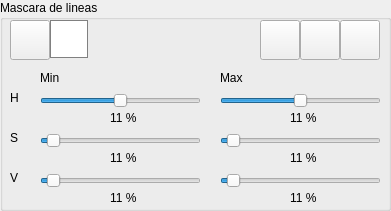
   <widget class="QGroupBox" name="ml_group">
    <property name="geometry">
     <rect>
      <x>10</x>
      <y>130</y>
      <width>391</width>
      <height>211</height>
     </rect>
    </property>
    <property name="title">
     <string>Mascara de lineas</string>
    </property>
    <widget class="QLabel" name="ml_lbl_color_h_min">
     <property name="geometry">
      <rect>
       <x>110</x>
       <y>110</y>
       <width>31</width>
       <height>16</height>
      </rect>
     </property>
     <property name="text">
      <string>11 %</string>
     </property>
    </widget>
    <widget class="QSlider" name="ml_sld_color_s_min">
     <property name="geometry">
      <rect>
       <x>40</x>
       <y>130</y>
       <width>161</width>
       <height>22</height>
      </rect>
     </property>
     <property name="minimum">
      <number>0</number>
     </property>
     <property name="maximum">
      <number>255</number>
     </property>
     <property name="pageStep">
      <number>1</number>
     </property>
     <property name="sliderPosition">
      <number>11</number>
     </property>
     <property name="tracking">
      <bool>false</bool>
     </property>
     <property name="orientation">
      <enum>Qt::Horizontal</enum>
     </property>
    </widget>
    <widget class="QSlider" name="ml_sld_color_v_min">
     <property name="geometry">
      <rect>
       <x>40</x>
       <y>170</y>
       <width>161</width>
       <height>22</height>
      </rect>
     </property>
     <property name="minimum">
      <number>0</number>
     </property>
     <property name="maximum">
      <number>255</number>
     </property>
     <property name="pageStep">
      <number>1</number>
     </property>
     <property name="sliderPosition">
      <number>11</number>
     </property>
     <property name="tracking">
      <bool>false</bool>
     </property>
     <property name="orientation">
      <enum>Qt::Horizontal</enum>
     </property>
    </widget>
    <widget class="QSlider" name="ml_sld_color_s_max">
     <property name="geometry">
      <rect>
       <x>220</x>
       <y>130</y>
       <width>161</width>
       <height>22</height>
      </rect>
     </property>
     <property name="minimum">
      <number>0</number>
     </property>
     <property name="maximum">
      <number>255</number>
     </property>
     <property name="pageStep">
      <number>1</number>
     </property>
     <property name="sliderPosition">
      <number>11</number>
     </property>
     <property name="tracking">
      <bool>false</bool>
     </property>
     <property name="orientation">
      <enum>Qt::Horizontal</enum>
     </property>
    </widget>
    <widget class="QSlider" name="ml_sld_color_v_max">
     <property name="geometry">
      <rect>
       <x>220</x>
       <y>170</y>
       <width>161</width>
       <height>22</height>
      </rect>
     </property>
     <property name="minimum">
      <number>0</number>
     </property>
     <property name="maximum">
      <number>255</number>
     </property>
     <property name="pageStep">
      <number>1</number>
     </property>
     <property name="sliderPosition">
      <number>11</number>
     </property>
     <property name="tracking">
      <bool>false</bool>
     </property>
     <property name="orientation">
      <enum>Qt::Horizontal</enum>
     </property>
    </widget>
    <widget class="QLabel" name="ml_lbl_color_h_max">
     <property name="geometry">
      <rect>
       <x>290</x>
       <y>110</y>
       <width>31</width>
       <height>16</height>
      </rect>
     </property>
     <property name="text">
      <string>11 %</string>
     </property>
    </widget>
    <widget class="QLabel" name="ml_lbl_color_s_min">
     <property name="geometry">
      <rect>
       <x>110</x>
       <y>150</y>
       <width>31</width>
       <height>16</height>
      </rect>
     </property>
     <property name="text">
      <string>11 %</string>
     </property>
    </widget>
    <widget class="QLabel" name="ml_lbl_s">
     <property name="geometry">
      <rect>
       <x>10</x>
       <y>130</y>
       <width>31</width>
       <height>16</height>
      </rect>
     </property>
     <property name="text">
      <string>S</string>
     </property>
    </widget>
    <widget class="QLabel" name="ml_lbl_v">
     <property name="geometry">
      <rect>
       <x>10</x>
       <y>170</y>
       <width>31</width>
       <height>16</height>
      </rect>
     </property>
     <property name="text">
      <string>V</string>
     </property>
    </widget>
    <widget class="QLabel" name="ml_lbl_h">
     <property name="geometry">
      <rect>
       <x>10</x>
       <y>90</y>
       <width>31</width>
       <height>16</height>
      </rect>
     </property>
     <property name="text">
      <string>H</string>
     </property>
    </widget>
    <widget class="QSlider" name="ml_sld_color_h_min">
     <property name="geometry">
      <rect>
       <x>40</x>
       <y>90</y>
       <width>161</width>
       <height>22</height>
      </rect>
     </property>
     <property name="minimum">
      <number>0</number>
     </property>
     <property name="maximum">
      <number>179</number>
     </property>
     <property name="pageStep">
      <number>1</number>
     </property>
     <property name="sliderPosition">
      <number>90</number>
     </property>
     <property name="tracking">
      <bool>false</bool>
     </property>
     <property name="orientation">
      <enum>Qt::Horizontal</enum>
     </property>
    </widget>
    <widget class="QSlider" name="ml_sld_color_h_max">
     <property name="geometry">
      <rect>
       <x>220</x>
       <y>90</y>
       <width>161</width>
       <height>22</height>
      </rect>
     </property>
     <property name="minimum">
      <number>0</number>
     </property>
     <property name="maximum">
      <number>179</number>
     </property>
     <property name="pageStep">
      <number>1</number>
     </property>
     <property name="sliderPosition">
      <number>90</number>
     </property>
     <property name="tracking">
      <bool>false</bool>
     </property>
     <property name="orientation">
      <enum>Qt::Horizontal</enum>
     </property>
    </widget>
    <widget class="QLabel" name="ml_lbl_color_v_min">
     <property name="geometry">
      <rect>
       <x>110</x>
       <y>190</y>
       <width>31</width>
       <height>16</height>
      </rect>
     </property>
     <property name="text">
      <string>11 %</string>
     </property>
    </widget>
    <widget class="QLabel" name="ml_lbl_color_s_max">
     <property name="geometry">
      <rect>
       <x>290</x>
       <y>150</y>
       <width>31</width>
       <height>16</height>
      </rect>
     </property>
     <property name="text">
      <string>11 %</string>
     </property>
    </widget>
    <widget class="QPushButton" name="ml_btn_color">
     <property name="geometry">
      <rect>
       <x>10</x>
       <y>20</y>
       <width>40</width>
       <height>40</height>
      </rect>
     </property>
     <property name="minimumSize">
      <size>
       <width>40</width>
       <height>40</height>
      </size>
     </property>
     <property name="maximumSize">
      <size>
       <width>40</width>
       <height>40</height>
      </size>
     </property>
     <property name="toolTip">
      <string>&lt;html&gt;&lt;head/&gt;&lt;body&gt;&lt;p&gt;Dibujar linea&lt;/p&gt;&lt;/body&gt;&lt;/html&gt;</string>
     </property>
     <property name="whatsThis">
      <string>&lt;html&gt;&lt;head/&gt;&lt;body&gt;&lt;p&gt;Dibujar linea&lt;/p&gt;&lt;/body&gt;&lt;/html&gt;</string>
     </property>
     <property name="styleSheet">
      <string notr="true">border-color: rgb(255, 85, 0);</string>
     </property>
     <property name="text">
      <string/>
     </property>
     <property name="icon">
      <iconset>
       <normaloff>../icons/color.png</normaloff>../icons/color.png</iconset>
     </property>
     <property name="iconSize">
      <size>
       <width>32</width>
       <height>32</height>
      </size>
     </property>
    </widget>
    <widget class="QLabel" name="ml_lbl_color">
     <property name="geometry">
      <rect>
       <x>50</x>
       <y>20</y>
       <width>38</width>
       <height>38</height>
      </rect>
     </property>
     <property name="minimumSize">
      <size>
       <width>38</width>
       <height>38</height>
      </size>
     </property>
     <property name="maximumSize">
      <size>
       <width>38</width>
       <height>38</height>
      </size>
     </property>
     <property name="autoFillBackground">
      <bool>false</bool>
     </property>
     <property name="styleSheet">
      <string notr="true">background: rgb(255, 255, 255);
border: 1px solid gray;</string>
     </property>
     <property name="text">
      <string/>
     </property>
    </widget>
    <widget class="QPushButton" name="ml_btn_view">
     <property name="geometry">
      <rect>
       <x>260</x>
       <y>20</y>
       <width>40</width>
       <height>40</height>
      </rect>
     </property>
     <property name="minimumSize">
      <size>
       <width>40</width>
       <height>40</height>
      </size>
     </property>
     <property name="maximumSize">
      <size>
       <width>40</width>
       <height>40</height>
      </size>
     </property>
     <property name="toolTip">
      <string>&lt;html&gt;&lt;head/&gt;&lt;body&gt;&lt;p&gt;Dibujar linea&lt;/p&gt;&lt;/body&gt;&lt;/html&gt;</string>
     </property>
     <property name="whatsThis">
      <string>&lt;html&gt;&lt;head/&gt;&lt;body&gt;&lt;p&gt;Dibujar linea&lt;/p&gt;&lt;/body&gt;&lt;/html&gt;</string>
     </property>
     <property name="styleSheet">
      <string notr="true">border-color: rgb(255, 85, 0);</string>
     </property>
     <property name="text">
      <string/>
     </property>
     <property name="icon">
      <iconset>
       <normaloff>../icons/ver.png</normaloff>../icons/ver.png</iconset>
     </property>
     <property name="iconSize">
      <size>
       <width>32</width>
       <height>32</height>
      </size>
     </property>
    </widget>
    <widget class="QPushButton" name="ml_btn_clear">
     <property name="geometry">
      <rect>
       <x>300</x>
       <y>20</y>
       <width>40</width>
       <height>40</height>
      </rect>
     </property>
     <property name="minimumSize">
      <size>
       <width>40</width>
       <height>40</height>
      </size>
     </property>
     <property name="maximumSize">
      <size>
       <width>40</width>
       <height>40</height>
      </size>
     </property>
     <property name="toolTip">
      <string>&lt;html&gt;&lt;head/&gt;&lt;body&gt;&lt;p&gt;Limpiar&lt;/p&gt;&lt;/body&gt;&lt;/html&gt;</string>
     </property>
     <property name="text">
      <string/>
     </property>
     <property name="icon">
      <iconset>
       <normaloff>../icons/limpiar.png</normaloff>../icons/limpiar.png</iconset>
     </property>
     <property name="iconSize">
      <size>
       <width>32</width>
       <height>32</height>
      </size>
     </property>
    </widget>
    <widget class="QLabel" name="ml_lbl_min">
     <property name="geometry">
      <rect>
       <x>40</x>
       <y>70</y>
       <width>31</width>
       <height>16</height>
      </rect>
     </property>
     <property name="text">
      <string>Min</string>
     </property>
    </widget>
    <widget class="QLabel" name="ml_lbl_max">
     <property name="geometry">
      <rect>
       <x>220</x>
       <y>70</y>
       <width>31</width>
       <height>16</height>
      </rect>
     </property>
     <property name="text">
      <string>Max</string>
     </property>
    </widget>
    <widget class="QPushButton" name="ml_btn_delete">
     <property name="geometry">
      <rect>
       <x>340</x>
       <y>20</y>
       <width>40</width>
       <height>40</height>
      </rect>
     </property>
     <property name="minimumSize">
      <size>
       <width>40</width>
       <height>40</height>
      </size>
     </property>
     <property name="maximumSize">
      <size>
       <width>40</width>
       <height>40</height>
      </size>
     </property>
     <property name="toolTip">
      <string>&lt;html&gt;&lt;head/&gt;&lt;body&gt;&lt;p&gt;Limpiar&lt;/p&gt;&lt;/body&gt;&lt;/html&gt;</string>
     </property>
     <property name="text">
      <string/>
     </property>
     <property name="icon">
      <iconset>
       <normaloff>../icons/eliminar.png</normaloff>../icons/eliminar.png</iconset>
     </property>
     <property name="iconSize">
      <size>
       <width>32</width>
       <height>32</height>
      </size>
     </property>
    </widget>
    <widget class="QLabel" name="ml_lbl_color_v_max">
     <property name="geometry">
      <rect>
       <x>290</x>
       <y>190</y>
       <width>31</width>
       <height>16</height>
      </rect>
     </property>
     <property name="text">
      <string>11 %</string>
     </property>
    </widget>
   </widget>
